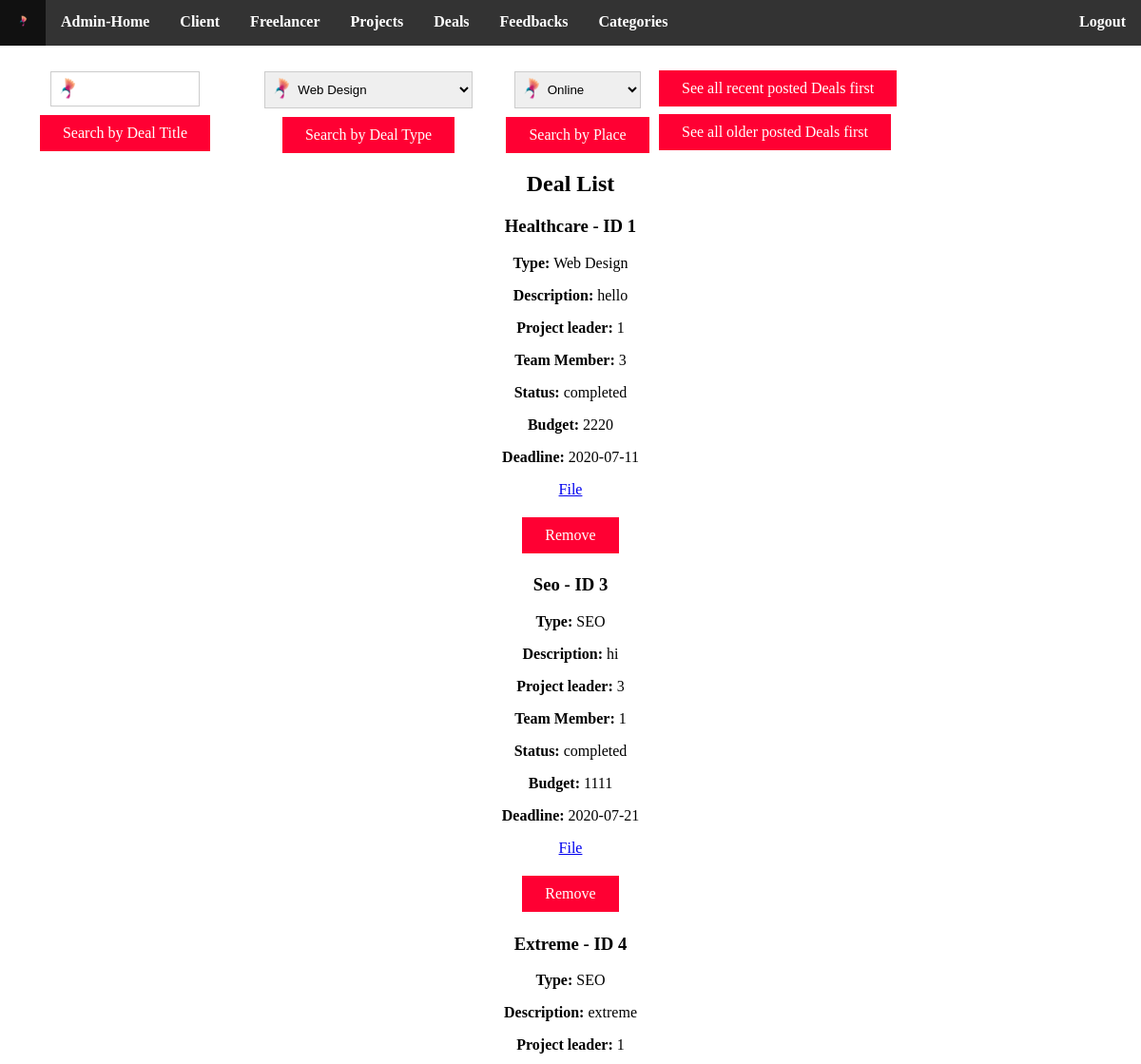
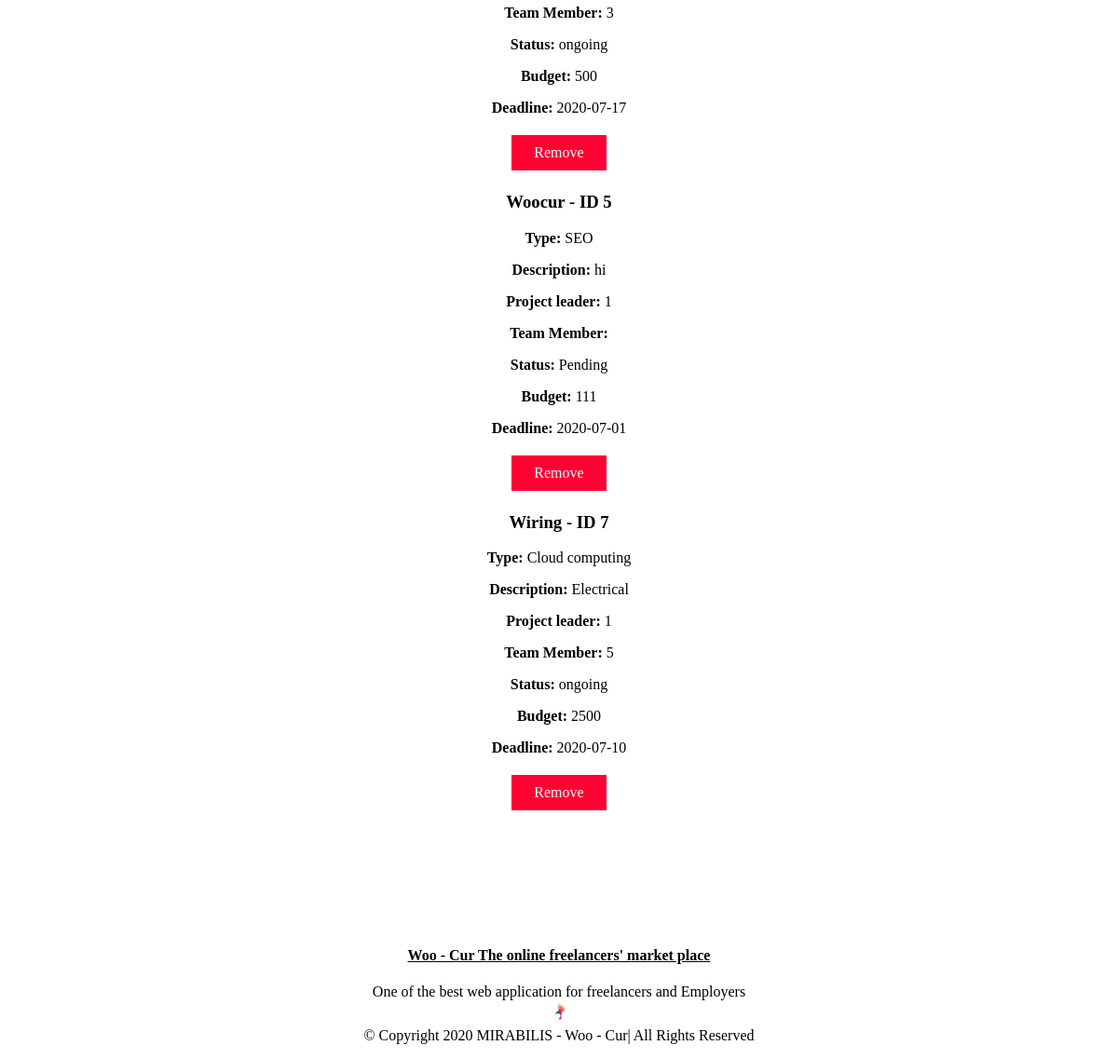
The page /admin/deal.php (signed in) on the database its author committed (2 pictures, top to bottom).
### tables this page shows
CREATE TABLE IF NOT EXISTS `project` (
  `id` int(11) NOT NULL AUTO_INCREMENT,
  `title` varchar(255) NOT NULL,
  `description` varchar(255) NOT NULL,
  `category` varchar(255) NOT NULL,
  `skill` varchar(255) NOT NULL,
  `project_leader` varchar(255) NOT NULL,
  `date` date NOT NULL,
  `cost` varchar(255) NOT NULL,
  `status` varchar(255) NOT NULL,
  `f_user` varchar(255) NOT NULL,
  `file` text NOT NULL,
  `payment` tinyint(1) NOT NULL,
  `place` varchar(255) NOT NULL,
  `payment_file` varchar(255) NOT NULL,
  `time` timestamp NOT NULL DEFAULT CURRENT_TIMESTAMP ON UPDATE CURRENT_TIMESTAMP,
  `method` varchar(255) NOT NULL,
  `ref_job` varchar(255) NOT NULL,
  PRIMARY KEY (`id`)
);

### admin/deal.php (the view, shortened to what this page needs)
<?php
require("../include/db.php");
$result = $mysqli->query("SELECT * FROM `project`");
?>
<!DOCTYPE html>
<html lang="en-us">
	<head>
		<link rel="stylesheet" href="css/adeal.css">
	</head>
	<body id="body" class="body">
			<div class="navbar" id="navbar">
			<ul class="menu" id="menu">
				<li><a href="index.php"><img src="../icons/k4.ico" alt=""></a></li>
				<li><a href="index.php#home">Admin-Home</a></li>
				<li><a href="client.php">Client</a></li>
				<li><a href="freelancer.php">Freelancer</a></li>
				<li><a href="project.php">Projects</a></li>
				<li><a href="deal.php">Deals</a></li>
				<li><a href="feedback.php">Feedbacks</a></li>
				<li><a href="category.php">Categories</a></li>
				<li class="navspace"><a href="inc/logout.php">Logout</a></li>
			</ul>
			</div>
		<div class="home" id="home">
		<div class="index">
		<div class="searching">
				<form action="deal.php" method="post">
					<div class="s_container">
					  <input type="text" name="s_title" required>
					  <center><button type="submit">Search by Deal Title</button></center>
					</div>
				</form>
				<form action="deal.php" method="post">
					<div class="s_container">
					  <select name="s_type" required>
						<?php
						$type = $mysqli->query("SELECT * FROM category");
						while($cat = $type->fetch_assoc()){
						echo '<option value="'.$cat['skill_sort'].'">';
						echo $cat['skill_sort'];
						echo '</option>';
						}
						?>
						</select>
					  <center><button type="submit">Search by Deal Type</button></center>
					</div>
				</form>
				<form action="deal.php" method="post">
					<div class="s_container">
					  <select name="s_place" required>
								<option value="Online">Online</option>
							</select>
					  <center><button type="submit">Search by Place</button></center>
					</div>
				</form>
				<form action="deal.php" method="post">
					<div class="s_container">
					  <center><button type="submit" name="recentDeals">See all recent posted Deals first</button></center>
					</div>
				</form>
				<form action="deal.php" method="post">
					<div class="s_container">
					  <center><button type="submit" name="oldDeals">See all older posted Deals first</button></center>
					</div>
				</form>
			</div>
			<h2>Deal List</h2>
			<div class="container">
				<?php
				if ($result->num_rows) {
						while ($row = $result->fetch_assoc()) {
				?>
				<div class="results">
					<h3>
					<?=ucfirst($row['title'])?> - ID <?=$row['id']?>
					</h3>
					<p><b>Type:</b> <?=$row['category']?></p>
					<p><b>Description:</b> <?=substr($row['description'], 0, 10)?><p>
					<p><b>Project leader:</b> <?=$row['project_leader']?></p>
					<p><b>Team Member:</b> <?=$row['f_user']?></p>
					<p><b>Status:</b> <?=$row['status']?></p>
					<p><b>Budget:</b> <?=$row['cost']?></p>
					<p><b>Deadline:</b> <?=$row['date']?></p>
					<p><a href="../<?=$row['file']?>" target="_blank"><?php if($row['file']!=""){echo 'File';}?></a><p>
					<a href="inc/delete.php?did=<?=$row['id']?>"><button>Remove</button></a>
				</div>
				<?php
						}
				}
				?>
			</div>
		</div>
		</div>
	<div class="footer" id="footer">
	<h4><a href="#body">Woo - Cur The online freelancers' market place</a></h4>
	<p>One of the best web application for freelancers and Employers<br>
	<a href="#body"><img src="../icons/k3.ico" alt="Woocur" /></a>
	<br>&copy; Copyright 2020  MIRABILIS - Woo - Cur| All Rights Reserved</p>
	</div>
	</body>
</html>

### admin/css/adeal.css (style rules this page uses)
#body { margin-bottom:0px; margin-top:0px; margin-left:0px; margin-right:0px; width:100%; height:auto; background-image:url(../img/banner.jpg); }
.home { width:98%; left:1%; right:1%; text-align:center; position:relative; top:52px; height:auto; }
.index { padding-top:0%; padding-bottom:10%; top:100px; }
.container { position:relative; width:50%; height:auto; right:25%; left:25%; background-color:transparent; }
.results { width:50%; height:auto; position:relative; right:25%; left:25%; background-image:url(../img/portfolio-3.jpg); background-position:center; background-size:100% 100%; }
.footer { height:120px; position:relative; top:40px; text-align:center; color:black; width:98%; border-radius:0px; left:1%; right:1%; }
.footer a { color:black; }
.footer img { height:25px; width:25px; }
ul { list-style-type:none; margin:0; padding:0; overflow:hidden; background-color:#333; position:fixed; z-index:7; top:0; width:100%; }
li { float:left; font-weight:bold; }
li.navspace { float:right; }
li a { display:block; color:white; text-align:center; padding:14px 16px; text-decoration:none; }
.searching { width:98%; }
.s_container { float:left; }
button { background-color: #FF0033; border:none; Color:white; padding:10px 24px; text-align:center; text-decoration:none; font-size:16px; margin:4px 2px; cursor:pointer; font-family:Times New Roman; }
input[type=text] { width:40%; padding:10px 30px; margin:5px 0; border:1px solid #ccc; border-radius:0px; cursor:pointer; background-image:url(../../icons/k3.ico); background-position:1px 1px; background-repeat:no-repeat; }
select { width:80%; padding:10px 30px; margin:5px 0; border:1px solid #ccc; border-radius:0px; cursor:pointer; background-image:url(../../icons/k3.ico); background-position:1px 1px; background-repeat:no-repeat; }

### rows shown on the page
project: title "Healthcare", id "1", category "Web Design", description "hello", project_leader "1", f_user "3", status "completed", cost "2220", date "2020-07-11", shows "File"
project: title "Seo", id "3", category "SEO", description "hi", project_leader "3", f_user "1", status "completed", cost "1111", date "2020-07-21", shows "File"
project: title "Extreme", id "4", category "SEO", description "extreme", project_leader "1", f_user "3", status "ongoing", cost "500", date "2020-07-17"
project: title "Woocur", id "5", category "SEO", description "hi", project_leader "1", status "Pending", cost "111", date "2020-07-01"
project: title "Wiring", id "7", category "Cloud computing", description "Electrical", project_leader "1", f_user "5", status "ongoing", cost "2500", date "2020-07-10"

### other values the page prints
form field s_type "Web Design"
